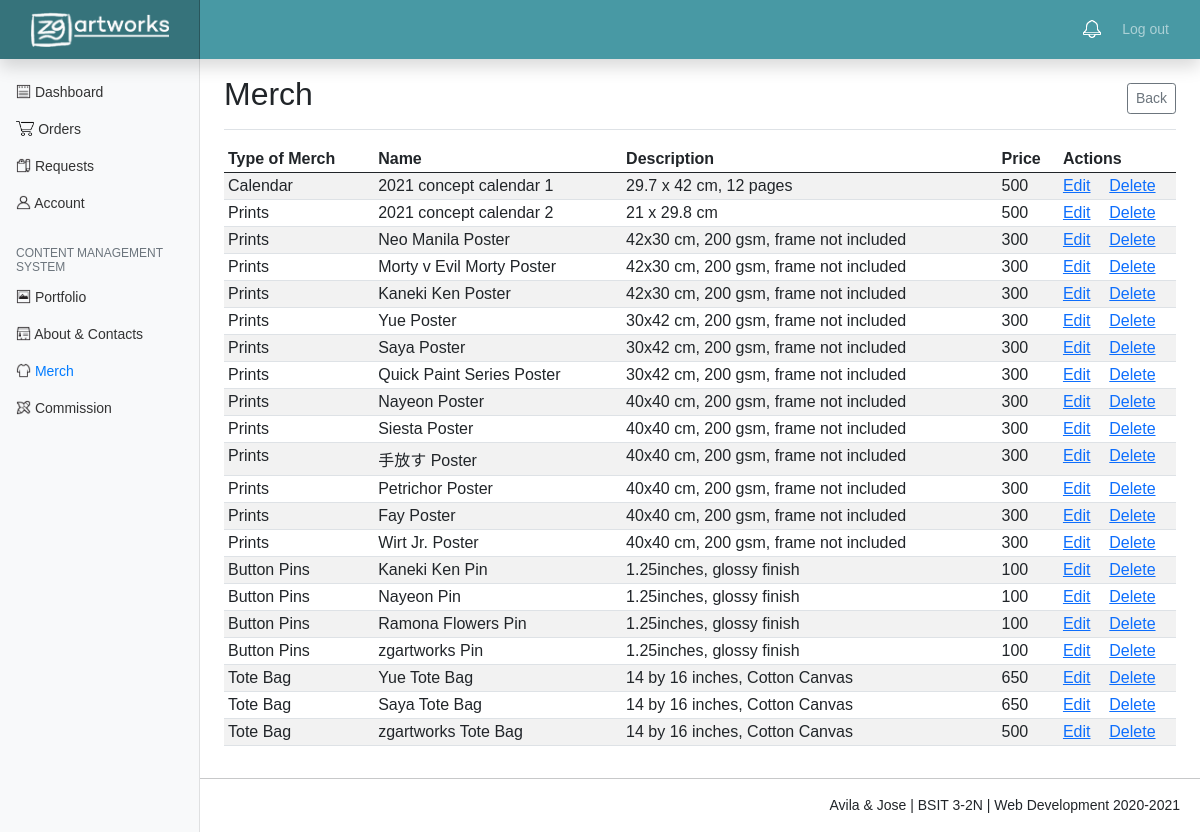
Page /merch_update.php on the committed database.
### tables this page shows
CREATE TABLE `merch` (
  `id` int(11) NOT NULL,
  `type` int(11) NOT NULL,
  `image` varchar(100) NOT NULL,
  `title` varchar(100) NOT NULL,
  `description` varchar(500) NOT NULL,
  `price` double NOT NULL
);

CREATE TABLE `merch_type` (
  `id` int(11) NOT NULL,
  `type_name` varchar(100) NOT NULL
);

### includes/merch_update.inc.php (called while the page is built, shortened)
<?php
	include 'db.inc.php';
	$sql = "SELECT * FROM merch_type INNER JOIN merch ON merch.type = merch_type.id";
	$results = mysqli_query($conn, $sql) or die( mysqli_error($conn));

### merch_update.php (the view, shortened to what this page needs)
<?php
  include 'includes/merch_update.inc.php';
?>
  <head>
    <link href="assets/alert.css" rel="stylesheet">
    <link href="assets/bootstrap.min.css" rel="stylesheet">
    <link href="assets/dashboard.css" rel="stylesheet">
  </head>
  <body>
  <?php include 'header.php'?>
  <div class="container-fluid">
    <div class="row">
      <nav id="sidebarMenu" class="col-md-3 col-lg-2 d-md-block bg-light sidebar collapse">
        <div class="position-sticky pt-3">
          <ul class="nav flex-column">
            <li class="nav-item" style="margin-top:10px">
              <a class="nav-link" aria-current="page" href="admin.php">
                <img src="assets/icons/dashboard.png" height="15px" style="margin-bottom:4px">
                Dashboard
              </a>
            </li>
            <li class="nav-item">
              <a class="nav-link" href="orders.php">
                <img src="assets/icons/orders.png" height="15px" style="margin-bottom:4px">
                Orders
              </a>
            </li>
            <li class="nav-item">
              <a class="nav-link" href="orders_commission.php">
                <img src="assets/icons/request.png" height="15px" style="margin-bottom:4px">
                Requests
              </a>
            </li>
            <li class="nav-item">
              <a class="nav-link" href="account.php">
                <img src="assets/icons/account.png" height="15px" style="margin-bottom:4px">
                Account
              </a>
            </li>
          </ul>
          <h6 class="sidebar-heading d-flex justify-content-between align-items-center px-3 mt-4 mb-1 text-muted">
            <span>Content Management System</span>
          </h6>
          <ul class="nav flex-column mb-2">
            <li class="nav-item">
              <a class="nav-link" href="portfolio.php">
                <img src="assets/icons/portfolio.png" height="15px" style="margin-bottom:4px">
                Portfolio
              </a>
            </li>
            <li class="nav-item">
              <a class="nav-link" href="anc.php">
                <img src="assets/icons/anc.png" height="15px" style="margin-bottom:4px">
                About & Contacts
              </a>
            </li>
            <li class="nav-item">
              <a class="nav-link active" href="merch.php">
                <img src="assets/icons/merch.png" height="15px" style="margin-bottom:4px">
                Merch
              </a>
            </li>
            <li class="nav-item">
              <a class="nav-link" href="commission.php">
                <img src="assets/icons/commission.png" height="15px" style="margin-bottom:4px">
                Commission
              </a>
            </li>
          </ul>
        </div>
      </nav>
    <main class="col-md-9 ms-sm-auto col-lg-10 px-md-4">
      <div class="d-flex justify-content-between flex-wrap flex-md-nowrap align-items-center pt-3 pb-2 mb-3 border-bottom">
        <h1 class="h2">Merch</h1>
            <a href="merch.php" class="btn btn-sm btn-outline-secondary">Back</a>
      </div>
      <div class="table-responsive">
        <table class="table table-striped table-sm">
          <thead>
            <tr>
              <th>Type of Merch</th>
              <th>Name</th>
              <th>Description</th>
              <th>Price</th>
              <th colspan="2">Actions</th>
            </tr>
          </thead>
          <tbody>
            <?php while ($row = mysqli_fetch_array($results)) { ?>
            <tr>
              <td><?php echo $row['type_name']; ?></td>
              <td><?php echo $row['title']; ?></td>
              <td><?php echo $row['description']; ?></td>
              <td><?php echo $row['price']; ?></td>
              <td><a href="merch_update.php?edit=<?php echo $row['id']; ?>">Edit</a></td>
              <td><a href="includes/merch_update.inc.php?del=<?php echo $row['id']; ?>">Delete</a></td>
            </tr>
            <?php } ?>
          </tbody>
        </table>
      </div>
    </main>
  </div>
</div>
<?php include 'footer.php'?>
  </body>
</html>

### assets/dashboard.css (style rules this page uses)
body { font-size: .875rem; }
.sidebar { position: fixed; top: 0; bottom: 0; left: 0; z-index: 100; padding: 48px 0 0; box-shadow: inset -1px 0 0 rgba(0, 0, 0, .1); }
.sidebar .nav-link { font-weight: 500; color: #333; }
.sidebar .nav-link.active { color: #007bff; }
.sidebar-heading { font-size: .75rem; text-transform: uppercase; }

### rows in the picture
merch: type.type_name "Calendar", title "2021 concept calendar 1", description "29.7 x 42 cm, 12 pages", price "500"
merch: type.type_name "Prints", title "2021 concept calendar 2", description "21 x 29.8 cm", price "500"
merch: type.type_name "Prints", title "Neo Manila Poster", description "42x30 cm, 200 gsm, frame not included", price "300"
merch: type.type_name "Prints", title "Morty v Evil Morty Poster", description "42x30 cm, 200 gsm, frame not included", price "300"
merch: type.type_name "Prints", title "Kaneki Ken Poster", description "42x30 cm, 200 gsm, frame not included", price "300"
merch: type.type_name "Prints", title "Yue Poster", description "30x42 cm, 200 gsm, frame not included", price "300"
merch: type.type_name "Prints", title "Saya Poster", description "30x42 cm, 200 gsm, frame not included", price "300"
merch: type.type_name "Prints", title "Quick Paint Series Poster", description "30x42 cm, 200 gsm, frame not included", price "300"
merch: type.type_name "Prints", title "Nayeon Poster", description "40x40 cm, 200 gsm, frame not included", price "300"
merch: type.type_name "Prints", title "Siesta Poster", description "40x40 cm, 200 gsm, frame not included", price "300"
merch: type.type_name "Prints", title "手放す Poster", description "40x40 cm, 200 gsm, frame not included", price "300"
merch: type.type_name "Prints", title "Petrichor Poster", description "40x40 cm, 200 gsm, frame not included", price "300"
merch: type.type_name "Prints", title "Fay Poster", description "40x40 cm, 200 gsm, frame not included", price "300"
merch: type.type_name "Prints", title "Wirt Jr. Poster", description "40x40 cm, 200 gsm, frame not included", price "300"
merch: type.type_name "Button Pins", title "Kaneki Ken Pin", description "1.25inches, glossy finish", price "100"
merch: type.type_name "Button Pins", title "Nayeon Pin", description "1.25inches, glossy finish", price "100"
merch: type.type_name "Button Pins", title "Ramona Flowers Pin", description "1.25inches, glossy finish", price "100"
merch: type.type_name "Button Pins", title "zgartworks Pin", description "1.25inches, glossy finish", price "100"
merch: type.type_name "Tote Bag", title "Yue Tote Bag", description "14 by 16 inches, Cotton Canvas", price "650"
merch: type.type_name "Tote Bag", title "Saya Tote Bag", description "14 by 16 inches, Cotton Canvas", price "650"
merch: type.type_name "Tote Bag", title "zgartworks Tote Bag", description "14 by 16 inches, Cotton Canvas", price "500"
